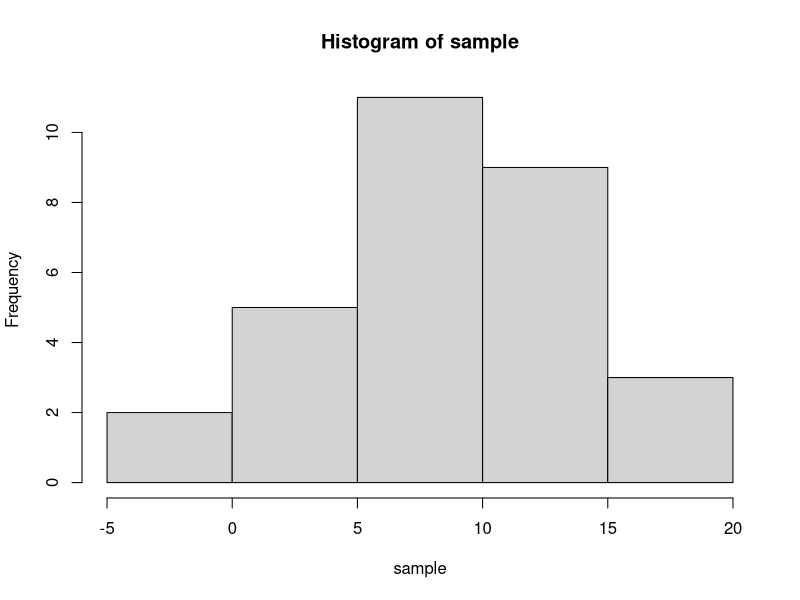
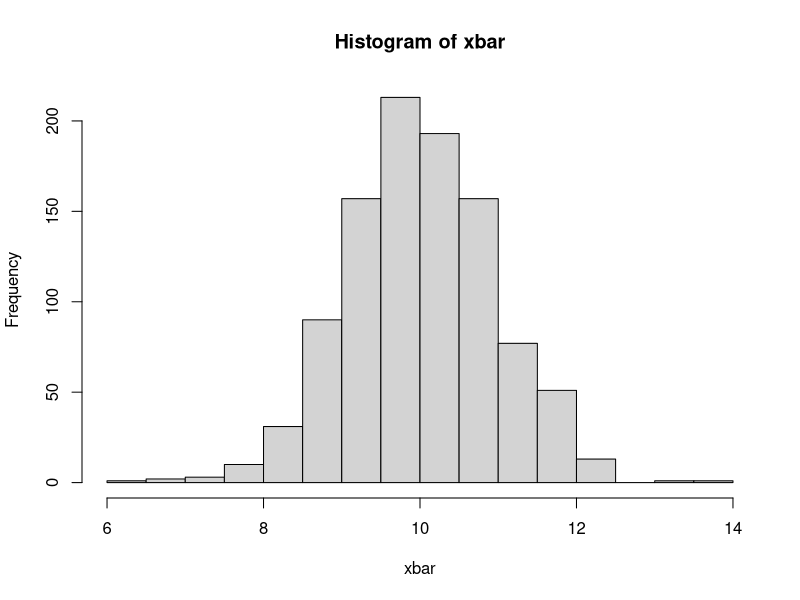

R code for these plots, in order:
## ---- chunk 1
knitr::opts_chunk$set(echo = TRUE, warning = FALSE, message = FALSE, fig.align = "center", comment = NA)
library(tidyverse)
## ---- chunk 2

mu <- 10 # Population mean
sigma <- 5 # Population s.d.
n <- 30 # Sample size


# Generate a sample
sample <-  rnorm(n,mu,sigma)

# Looking at the sample (optional)
sample 

# Find the of the sample (xbar for the sample)
mean(sample)

# How does the samaple looks like?
hist(sample)


# Now repeat the above process 1000 times and find the average of means

xbar <- numeric(1000)

for (i in 1:1000){
  
  sample <- rnorm(n,mu,sigma)
  xbar[i] <- mean(sample) 
}

# How does the samaple MEAN looks like?
mean(xbar)
sd(xbar)
hist(xbar)

# End of simulation
## ---- chunk 3

mu <- 60 # Population mean of interest
sigma <- 8 # Population sd of interest
n <- 100 # Sample size 


# Mean and the sd of the sampling distribution for xbar
meanxbar <- mu
sdxbar <- sigma/sqrt(n)

meanxbar
sdxbar

## ---- chunk 4

#less than for a normal
#pnorm(value,mean,sd)

pnorm(58,meanxbar,sdxbar)

#greater than for a normal
#1-pnorm(value,mean,sd)

1-pnorm(58,meanxbar,sdxbar)

#between for a normal
#pnorm(bigvalue,mean,sd)-pnorm(smallerval,mean,sd)

pnorm(58,meanxbar,sdxbar)-pnorm(58,meanxbar,sdxbar)

# Given the probability find the quantile
#qnorm(percentless,mean,sd)

qnorm(.9,meanxbar,sdxbar)
